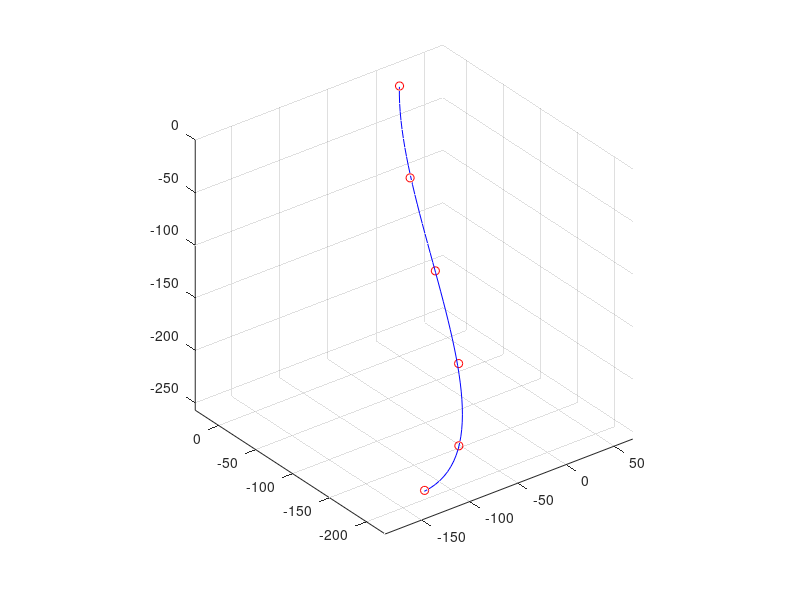

The MATLAB source for this figure:
% Fit a 3D spline to the experimental data
clear all
clc


% Microscribe raw data (i.e coordinate rotated and shifted ) 
exp = [9.3441 71.0645 511.3866
10.2772 57.9669 429.6415
12.4388 26.6006 354.7503
-2.4855 -24.3344 295.1313
-48.7837 -85.0059 260.9434
-112.2526 -121.3162 257.4647
];

% rotation and shifting the center
exp = (exp-exp(1,:))*rotz(0);

t = [1:1:length(exp)]'; % no of points collected in exp

% simulate measurement 
xMeasured = exp(:,1);
yMeasured = exp(:,2);
zMeasured = exp(:,3);

% plot simulated measurements
plot3(xMeasured, yMeasured, zMeasured,'or')
hold on
grid on

% least squares fit 
% basically a polynomial for each of x,y and z data. Example here we are fitting a ploynomial of at^3+b*t^2+c*t+d 
% and finding the least sqaure fit for a,b,c,d for each of the data
% A = [t.^2, t, t./t];% two degree fit
A = [t.^3,t.^2, t, t./t]; % 3 degree fit
pxEstimated = A\xMeasured;
pyEstimated = A\yMeasured;
pzEstimated = A\zMeasured;

% plotting the  fit data with finer stepsize
fitx = polyval(pxEstimated,(1:.1:length(exp)));
fity = polyval(pyEstimated,(1:.1:length(exp)));
fitz = polyval(pzEstimated,(1:.1:length(exp)));
hold on
plot3(fitx,fity,fitz,'b')
axis equal

% saving the spline data in meters and changing the direction of z axis
exp_data = [fitx' fity' -fitz']*1e-3;
save('P3data16_40.mat','exp_data')